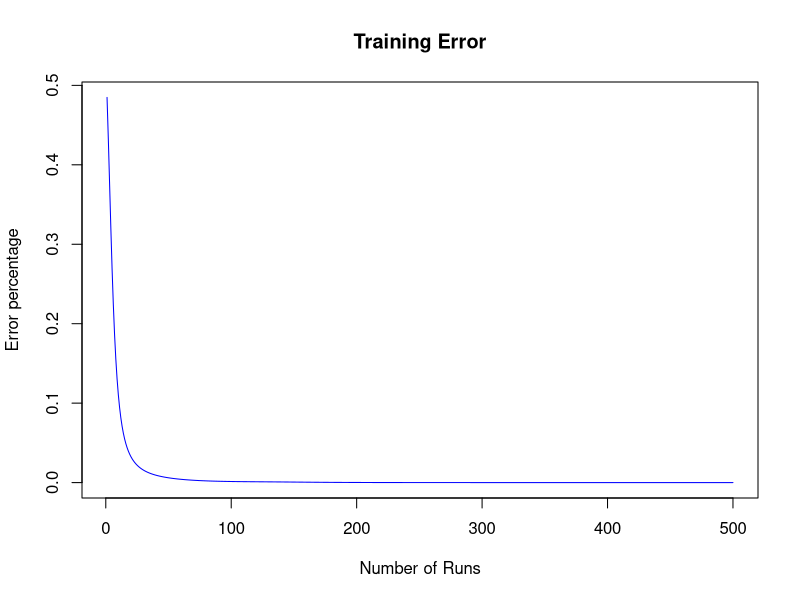

Write the R code that produced this figure. (Note: this script raises an error after producing the figure.)
## ---- chunk 1
## Retrieve iris data set

### Upload 'data1.csv' file from the either the drive, or your folder:
# 1) Click the folder icon on the left side of the screen.
# 2) Click the 'upload to session' icon
# 3) locate the 'data1.csv' file and upload it.

iris <- read.csv('data1.csv')
summary(iris)
head(iris)
## ---- chunk 2
## Normalize the data
# Save a copy of the original data set
iris_org <- iris

# Function that normalizes the iris data set 
normalizeData <- function(data){
        # Uses scale function to normalize data, with mean = 0, and sd = 1
        norm <- data.frame(scale(data[,1:4]))
        # Adds back on the Species column
        new_data <- cbind(norm, data$Species)
        # Renames the 5th column
        names(new_data)[5] <- 'Species'
        # Returns the data
        return(new_data)
} 
# Call upon the normalizeData function
iris <- normalizeData(iris)
# Shows the first 6 rows of the new iris data set.
head(iris)
## ---- chunk 3
# Cell 10 : Split data set

train_percnt <-  2/3 #  2/3  rows , (aka 100 data rows) will be used to train the ANN
train_idx <- sample(nrow(iris), train_percnt * nrow(iris)) # Randomly selects rows

iris_train <- iris[train_idx, ] # selects 100 rows for the training data set
iris_test <- iris[-train_idx, ] # selects the other 50 rows for the test data set

x_train <- iris_train[,1:4] # selects the first 4 columns for the x (input) data
x_test <-  iris_test[,1:4] 

head(x_train)
## ---- chunk 4
# Cell 4 : One hot encoding function

to_one_hot_encode <- function(z){
        y <- z[,5]
        binarized <- matrix(data = NA, nrow=nrow(z), ncol=3)
        count <- 1
        for (x in y){
                if(x == 'Iris-setosa'){
                        binarized[count,] <- c(1,0,0)
                }else if( x == "Iris-versicolor" ){
                        binarized[count,] <- c(0,1,0)
                }else if( x == "Iris-virginica" ){
                        binarized[count,] <- c(0,0,1)
                }else {binarized[count,] <- c(X,X,X)}
                count = count + 1
        }
        return (binarized);
}




y_train <- to_one_hot_encode(iris_train)
y_test <- to_one_hot_encode(iris_test)

dim(y_train)
dim(y_test)

head(y_train)
## ---- chunk 5
# Cell 6 : Activation sigmoid functions

sigmoid <- function(x){
        return (1/(1+exp(-x)))
}

sigmoid_deriv <- function(x){
        return (sigmoid(x)*(1-sigmoid(x)))
}

user_softmax <- function(A){
        return (exp(A)/rowSums(exp(A)))
}

## ---- chunk 6
training <- function(lr, batch_size, epochs, x_train){
        w0 <-  2*matrix(runif(ncol(x_train)*hidden_size), ncol = hidden_size) -1
        w1 <- 2*matrix(runif(hidden_size*3), ncol = 3) - 1
        
        bh <- runif(hidden_size)
        bo <- runif(3)
        
        num_batch <- floor(nrow(x_train)/batch_size);
        
        errors <- list();
        
        for (epoch in 0:(epochs-1)){
                #####  Feed Forward #######
                for (current_batch in 0:num_batch){
                        # Feed Forward Phase 1
                        batch_start <- current_batch * batch_size;
                        batch_end <- batch_start + batch_size;
                        if (batch_end>nrow(x_train)){
                                batch_end <- nrow(x_train)
                        }
                        input_batch <- as.matrix(x_train[batch_start:batch_end,]);
                        
                        zh <- (input_batch %*% w0) + bh;
                        layer1 <-  sigmoid(zh);
                        
                        # Feed Forward Phase 2
                        zo <- (layer1 %*% w1) + bo;
                        layer2 <- user_softmax(zo);
                        
                        ##### Back Propagation ######
                        
                        # Back propagation phase 1
                        labels_batch <- y_train[batch_start:batch_end,];
                        layer2_error = layer2 - labels_batch;
                        layer2w_delta = (t(layer1) %*% layer2_error);
                        
                        layer2b_delta <- layer2_error
                        
                        # Back porpagation phase 2
                        
                        dcost_dah <- (layer2_error %*% t(w1))
                        dah_dzh <- sigmoid_deriv(zh);
                        
                        layer1_error <- dah_dzh * dcost_dah;
                        layer1w_delta <- (t(input_batch) %*% layer1_error);
                        
                        layer1b_delta <- layer1_error
                        
                        # Update Weights
                        w0 = w0 - (lr*layer1w_delta);
                        bh =  bh - (lr * colSums(layer1b_delta));
                        
                        w1 =  w1 - (lr * layer2w_delta);
                        bo = bo - (lr * colSums(layer2b_delta));
                        
                }
                
                # Update error(s)
                error <-  mean(abs(layer2_error));
                errors = append(errors,error)
        }
        return_list <- list(w0, bh, w1, bo, error, errors);
        return (return_list)
}
        
 

## ---- chunk 7
evaluation <- function(params, tst_set){
        w0 <-  params[[1]]
        bh <-  params[[2]]
        w1 <-  params[[3]]
        bo <-  params[[4]]
        tst_set <- as.matrix(tst_set)
        # Phase 1
        zh <- (tst_set %*% w0) + bh
        layer1 <-  sigmoid(zh);
        
        # Phase 2 layer2 is final output
        zo <- (layer1 %*% w1) +bo;
        layer2 <- user_softmax(zo);
        
        return (layer2);
}
## ---- chunk 8
# Set parameters
learning_rate <- 0.01
hidden_size <-  5
batch_size = 10
epochs = 500

# Call upon the training function
trained_data <- training(learning_rate, batch_size, epochs, x_train)  

# break returned list into different parameters
trained_params <- trained_data[1:4] # training parameters
error <- trained_data[[5]] 
errors <- trained_data[[6]]
## ---- chunk 9
# Cell 14 : plotting the accuracy chart

one_to_100 <- c(1:length(errors))
accuracy <- signif(((1-error)*100),4)
accuracy <- paste(accuracy,"%")
plot(one_to_100, errors ,main="Training Error", ylab = "Error percentage",
     xlab = "Number of Runs", type = "l", col="blue")

cat("Training Accuracy: ",accuracy)
## ---- chunk 10
# Cell 15 : Run the evaluation function 
# Using the trained parameters, the 'evaluate' function outputs a list of the most likely flowers
# We then compare the results with the actual results(y_test) in the form of a Confustion Matrix
prediction <- evaluation(trained_params,x_test) 

# Confusion matrix 

# Applying the which.max function across each row of the predicted values.
predicted_values <- apply(prediction, 1, which.max)
# Doing the same with the y_test dataset
observed_values <- apply(y_test, 1, which.max)
# Create the table
table <- table(predicted_values, observed_values)
rownames(table) <- c('B','C','H')
colnames(table) <- c('B','C','H') 

table
# Function to normalize the confusion matrix
normalizeCM <- function(cm){
        cm_norm <- cm
        for ( i in 1:nrow(cm)){
                for ( j in 1:ncol(cm)){
                        cm_norm[i,j] <- cm[i,j]/sum(cm[i,])
                }
        }
        return(round(cm_norm, 2))
}
cat("\n")
cat("Normalized Confusion Matrix: ")
cat("\n")
normalizeCM(table)
## ---- chunk 11
# Function to Normalize new input data
normalizeNewValues <- function(features){
        norm_features <- data.frame('Sepal_Length'= 0, 'Sepal_Width'= 0,
                                       'Petal_Length'= 0, 'Petal_Width'= 0)
        for (i in 1:4){
                x <- ((features[i]-mean(iris_org[,i]))/sd(iris_org[,i]))
                norm_features[1,i] <- x
                
        } 
        return(norm_features)
}
## ---- chunk 12
## Testing the Neural Network with user inputted values
# The below function inputValue asks the user to enter a numeric value for a certain feature
inputValue <- function(feature_name){
  # creates message to prompt user to input the respective value
  message <- paste("Enter ", feature_name, ": ")
  while(TRUE){
    # If below zero or above 10, prints out error message, and prompts the user once more 
    # to input a value for the respective feature
    value = as.double(readline(prompt = message))
    if(value<0 | value>10){
      warning("Invalid entry, please try again")
    } else {
      
      return(value)
    }
  } 
}
## ---- chunk 13
# Create a species level vector to transpose numeric values of 1,2,3 into 
# 'iris-setosa', 'iris-versicolor', and 'iris-virginica', respectively
species_levels <- levels(factor(iris$Species))

## Function to predict species 
predictSpecies <- function(measurements){
        # Call upon the  normalizeNewValues function
        norm_measurements <- normalizeNewValues(measurements)
        # Using the evaluation function and our created neural network, this creates prediction 
        # probabilities for the 3 possible outcomes 
        prediction_prob <- evaluation(trained_params, norm_measurements) # run values through the evaluation program
        # Select the most probably species. 
        prediction <- which.max(prediction_prob)
        # Change prediction from numeric to character using species_levels
        prediction <- species_levels[prediction]
        # Inform user of calculated prediction
        cat("That flower is most likely: ", prediction)
}

## ---- chunk 14
# Call upon the inputValue function four times to obtain the four input values
print('Measurements need to be numeric values between 0 and 10')
sepal_length <-  inputValue('Sepal Length')
sepal_width <-  inputValue('Sepal Width')
petal_length <- inputValue('Petal Length')
petal_width <- inputValue('Petal Width')

# create a list with the four given measurements
features = c(sepal_length, sepal_width, petal_length, petal_width)

# Call upon the predictSpecies function 
predictSpecies(features)
